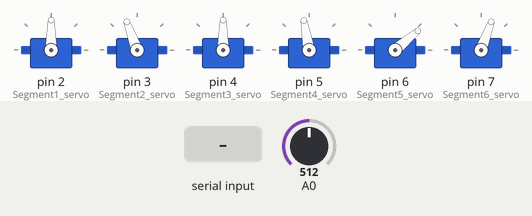
Bench run of a sketch on a simulated Arduino Uno, built with avr-gcc and run on an emulated ATmega328P. On the bench: 6 × servo. The inputs (shaded band) are chosen by the test bench; at power-on: A0 = 512.

Above: at 4.8 s.
4.9 s: "F" received over Serial
At 6.21 s:
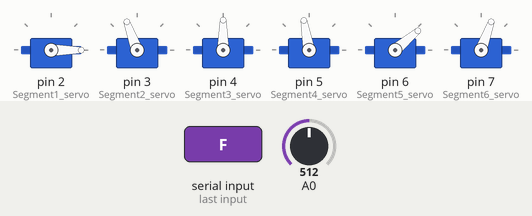
7.9 s: A0 set to 532
At 8.86 s:
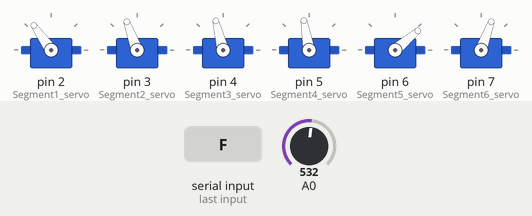
13.9 s: A0 set to 219
16.9 s: A0 set to 188
At 17.24 s:
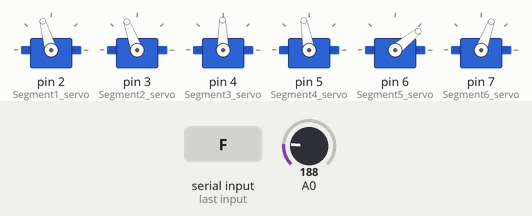
Timing chart, 0 to 20.9 s (numbered marks = the images above; inputs shaded):
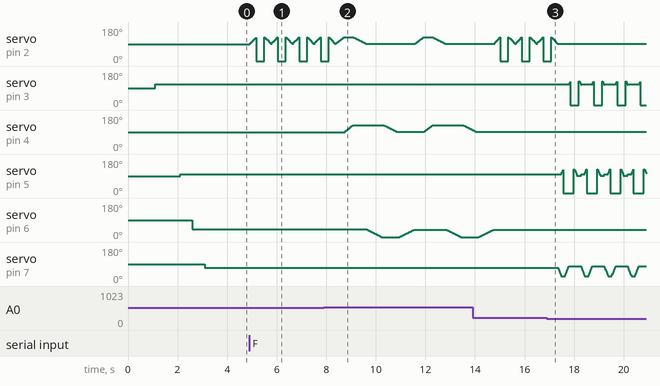

The sketch:

sketch_snake_program.ino
```cpp
#include <Servo.h>
#include<stdlib.h>

  char Recdata;
  char i;
  int Distance_value=0;
  int obstacle_threshold=200;

  char servo1_angle=90;
  char servo2_angle=110;
  char servo3_angle=90;
  char servo4_angle=100;
  char servo5_angle=40;
  char servo6_angle=70;


  Servo Segment1_servo;
  Servo Segment2_servo;
  Servo Segment3_servo;
  Servo Segment4_servo;
  Servo Segment5_servo;
  Servo Segment6_servo;


  void Forward(void);
  void Stop(void);
  void Right(void);
  void Left(void);
  void obstacles_avoidance(void);
  void obstacle();
  unsigned int adc_threshold;


void setup()
{
    Serial.begin(9600);
    Segment1_servo.attach(2);              //Head segment of snake robot connected to the digital pinout 2
    delay(100);
    Segment2_servo.attach(3);              //Segment2 of snake robot connected to the digital pinout 3
    delay(100);
    Segment3_servo.attach(4);              //Segment3 of snake robot connected to the digital pinout 4
    delay(100);
    Segment4_servo.attach(5);              //Segment4 of snake robot connected to the digital pinout 5
    delay(100);
    Segment5_servo.attach(6);              //Segment5 of snake robot connected to the digital pinout 6
    delay(100);
    Segment6_servo.attach(7);              //Tail segment of snake robot connected to the digital pinout 7
    delay(100);

   Segment1_servo.write(servo1_angle);
   delay(500);
   Segment2_servo.write(servo2_angle);
   delay(500);
   Segment3_servo.write(servo3_angle);
   delay(500);
   Segment4_servo.write(servo4_angle);
   delay(500);
   Segment5_servo.write(servo5_angle);
   delay(500);
   Segment6_servo.write(servo6_angle);
   delay(500);
   //Serial.print("SNAKE ROBOT");
}
void loop()
{

if (Serial.available() > 0)
  {
  Recdata=Serial.read();

  }

    if(Recdata=='F')
      {
     adc_threshold = analogRead(0);
if( ( adc_threshold > obstacle_threshold ) )
	{
      obstacles_avoidance();
          }
      else
      {
      Forward();
      }
      }

    if(Recdata=='S')
      {
      Recdata='\0';
      Stop();
      }


}
void Forward(void)
  {
     for (i=0;i<=45;i++)
      {
      Segment6_servo.write(servo6_angle--);
      delay(3);
      }
    for (i=0;i<=45;i++)
      {
      Segment4_servo.write(servo4_angle++);
      delay(3);
      }

    for (i=0;i<=55;i++)
      {
      Segment6_servo.write(servo6_angle++);
      delay(3);
     }
    for (i=0;i<=45;i++)
      {
      Segment2_servo.write(servo2_angle++);
      delay(3);
      }
    for (i=0;i<=55;i++)
      {
      Segment4_servo.write(servo4_angle--);
      delay(3);
      }
    for (i=0;i<=55;i++)
     {
     Segment2_servo.write(servo2_angle--);
     delay(3);
     }

     servo6_angle=70;
     Segment6_servo.write(servo6_angle);
     servo4_angle=100;
     Segment4_servo.write(servo4_angle);
     servo2_angle=110;
     Segment2_servo.write(servo2_angle);


 }


void Left(void)
{

for (i=0;i<=35;i++)
      {
        Segment1_servo.write(servo1_angle++);
        delay(10);
     }
    for (i=0;i<=35;i++)
      {
        Segment3_servo.write(servo3_angle++);
        delay(10);
     }
      for (i=0;i<=35;i++)
      {
        Segment1_servo.write(servo1_angle--);
        delay(15);
     }

     for (i=0;i<=45;i++)
      {
        Segment5_servo.write(servo5_angle--);
        delay(15);
     }


      for (i=0;i<=35;i++)
      {
        Segment3_servo.write(servo3_angle--);
        delay(15);
     }
          for (i=0;i<=45;i++)
      {
        Segment5_servo.write(servo5_angle++);
        delay(15);
     }

}

void Right()
{
  // Recdata='\0';
 for (i=0;i<=45;i++)
      {
        Segment1_servo.write(servo1_angle--);
        delay(10);
     }
    for (i=0;i<=35;i++)
      {
        Segment3_servo.write(servo3_angle--);
        delay(10);
     }
      for (i=0;i<=45;i++)
      {
        Segment1_servo.write(servo1_angle++);
        delay(15);
     }

     for (i=0;i<=45;i++)
      {
        Segment5_servo.write(servo5_angle++);
        delay(15);
     }


      for (i=0;i<=35;i++)
      {
        Segment3_servo.write(servo3_angle++);
        delay(15);
     }
          for (i=0;i<=45;i++)
      {
        Segment5_servo.write(servo5_angle--);
        delay(15);
     }
//     for (i=0;i<=45;i++)
//      {
//        Segment1_servo.write(servo1_angle--);
//        Segment3_servo.write(servo3_angle--);
//        Segment5_servo.write(servo5_angle++);
//        delay(15);
//     }
//
//     for (i=0;i<=45;i++)
//      {
//        Segment1_servo.write(servo1_angle++);
//        Segment3_servo.write(servo3_angle++);
//        Segment5_servo.write(servo5_angle--);
//        delay(7);
//     }
}


void Stop(void)
{
     servo1_angle=90;
     servo2_angle=110;
     servo3_angle=90;
     servo4_angle=100;
     servo5_angle=40;
     servo6_angle=70;

    Segment1_servo.write(servo1_angle);
   delay(100);
   Segment2_servo.write(servo2_angle);
   delay(100);
   Segment3_servo.write(servo3_angle);
   delay(100);
   Segment4_servo.write(servo4_angle);
   delay(100);
   Segment5_servo.write(servo5_angle);
   delay(100);
   Segment6_servo.write(servo6_angle);
   delay(100);
}

void obstacles_avoidance(void)     ////300
{

unsigned int peak_left_threshold;
unsigned int peak_right_threshold;
adc_threshold = analogRead(0);
//Serial.print(adc_threshold);
//Serial.println('*');
if( ( adc_threshold > obstacle_threshold ) )
	{
	 delay(7);
	peak_left_threshold  = adc_threshold;
	peak_right_threshold = adc_threshold;

			for(i=0 ;i < 30;i++ )
				{
			 Segment1_servo.write(servo1_angle++);
				 delay(7);
				adc_threshold = analogRead(0);
				if( adc_threshold > peak_left_threshold +10)
					{

					peak_left_threshold = adc_threshold;
					}
				}
			for(i=0 ;i < 30;i++ )
				{
				Segment1_servo.write(servo1_angle++);
				 delay(7);
				}

			for(i=0;i < 30;i++ )
					{

				Segment1_servo.write(servo1_angle--);
				 delay(7);
					adc_threshold = analogRead(0);
					if( adc_threshold > peak_right_threshold+10 )
						{
						peak_right_threshold = adc_threshold;
						}
					}
			for(i=0 ;i< 30;i++ )
					{
					Segment1_servo.write(servo1_angle--);
				 	delay(7);
					}

				if( peak_left_threshold > peak_right_threshold )
						{

                                //Stop();
                                 Right();Right();//Right();

						}
				if( peak_right_threshold > peak_left_threshold )
						{

                                  //Stop();
                                  Left();Left();//Left();
						}
	peak_left_threshold = 0;
	peak_right_threshold = 0;
    }
/*else if( adc_threshold < obstacle_threshold )
		{
		forward();
		}	*/
}
```

Measured:
- the behaviour switches between 522 and 523 on A0 (found by bisection; images 1 and 2)
- the behaviour switches between 201 and 200 on A0 (found by bisection; images 2 and 3)
- after the input at 16.9 s, servo on pin 2 (Segment1_servo): goes on until 17.3 s, then stays 91°; servo on pin 3 (Segment2_servo): 110° → 117° after 0.91 s, then repeats every 0.94 s: 124° 0.01 s, 0° 0.35 s, 127° 0.02 s, 120° 0.02 s, 113° 0.02 s, 106° 0.02 s, 110° 0.47 s, 117° 0.02 s
